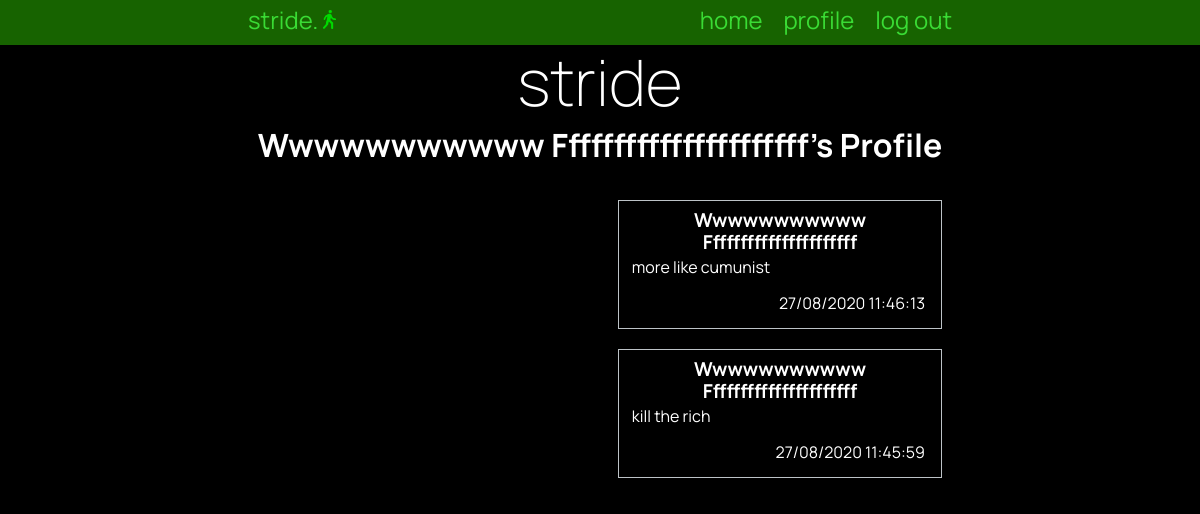
Screenshot of /profile/23 (signed in) with the database file from the repository.
### tables this page shows
CREATE TABLE "users"
(
	id INTEGER
		constraint customer_pk
			primary key autoincrement,
	fname VARCHAR(30),
	lname varchar(30),
	email varchar(80),
	password CHAR(60)
);

CREATE TABLE "posts"
(
	id INTEGER
		constraint posts_pk
			primary key autoincrement,
	post VARCHAR(500),
	time TIMESTAMP
, customer_id INTEGER);

### app.py (the view)
@app.route('/profile/<userid>')
def user(userid):
    if userid == "19":
        return redirect("https://www.latlmes.com/breaking/breaking-1")
    con = create_connection(DB_NAME)
    query = "SELECT COUNT(*) FROM users WHERE id = ?"
    cur = con.cursor()  # You need this line next
    cur.execute(query, (userid,))  # this line actually executes the query
    profilecount = cur.fetchall()[0][0]  # puts the results into a list usable in python
    if profilecount < 1:
        flash("No user with " + str(userid) + " as their id.")
        return redirect("/")
    query = """SELECT posts.id,users.fname,users.lname,posts.post,strftime('%d/%m/%Y %H:%M:%S', posts.time) AS time
                FROM posts,users
                WHERE posts.customer_id = ? AND posts.customer_id = users.id
                ORDER BY time DESC"""
    cur = con.cursor()  # You need this line next
    cur.execute(query, (userid,))  # this line actually executes the query
    post_list = cur.fetchall()  # puts the results into a list usable in python
    con = create_connection(DB_NAME)
    query = "SELECT fname,lname FROM users WHERE id = ?"
    cur = con.cursor()  # You need this line next
    cur.execute(query, (userid,))  # this line actually executes the query
    user_info = cur.fetchall()
    con.close()
    return render_template('profile.html', logged_in=is_logged_in(), posts=post_list, userinfo = user_info,)

### app.py (called while the page is built)
def create_connection(db_file):
    try:
        connection = sqlite3.connect(db_file)
        return connection
    except Error as e:
        print(e)
    return None

def is_logged_in():
    if session.get("email") is None:
        print("not logged in")
        return False
    else:
        print("logged in")
        return True

### templates/profile.html (shortened to what this page needs)
{% extends 'base.html' %}
{% block pageheading %}
{{ userinfo[0][0] }} {{ userinfo[0][1] }}'s Profile
{% endblock %}
{% block body %}
            <div class = "mainPageParent">
                <div class="mainFeed">
                {% for post in posts %}
                    <div class="mainFeed-box">
                        <div class="post-box-heading">
                            <h3> {{ post[1] }} {{ post[2] }}</h3>
                        </div>
                        <div class="mainFeed-box-text">
                            <p>{{ post[3] }} </p>
                        </div>
                        <div class="mainFeed-box-info">
                            {{ post[4] }}
                        </div>
                    </div>
                {% endfor %}
                </div>
            </div>
{% endblock %}

### static/stride.css (style rules this page uses)
* { font-family: 'Manrope', sans-serif; padding: 0; margin: 0; box-sizing: border-box; }
body { background-color: black; color: rgba(255, 255, 255, 1); }
.mainPageParent { width: 100%; }
.mainFeed { display: flex; word-wrap: break-word; flex-wrap: wrap; justify-content: space-evenly; width: 50%; float: right; }
.mainFeed-box { width: 90%; float: right; padding: 0.5rem; margin: 1vw; border: 1px solid rgba(189, 195, 199, 1.0); color: rgb(255, 255, 255); margin-bottom: 0.5rem; }
.mainFeed-box-info { padding: 0.5rem; float: right; }
.mainFeed-box-text { padding: 0.3rem; }
.mainFeed-box h3 { font-size: 1.2rem; text-align: center; }
.mainFeed-box p { font-size: 1rem; margin-bottom: 0.3rem; }

### rows the page displays
users: fname "Wwwwwwwwwww", lname "Ffffffffffffffffffffff"
posts: fname "Wwwwwwwwwww", lname "Ffffffffffffffffffffff", post "more like cumunist", post "27/08/2020 11:46:13"
posts: fname "Wwwwwwwwwww", lname "Ffffffffffffffffffffff", post "kill the rich", post "27/08/2020 11:45:59"
